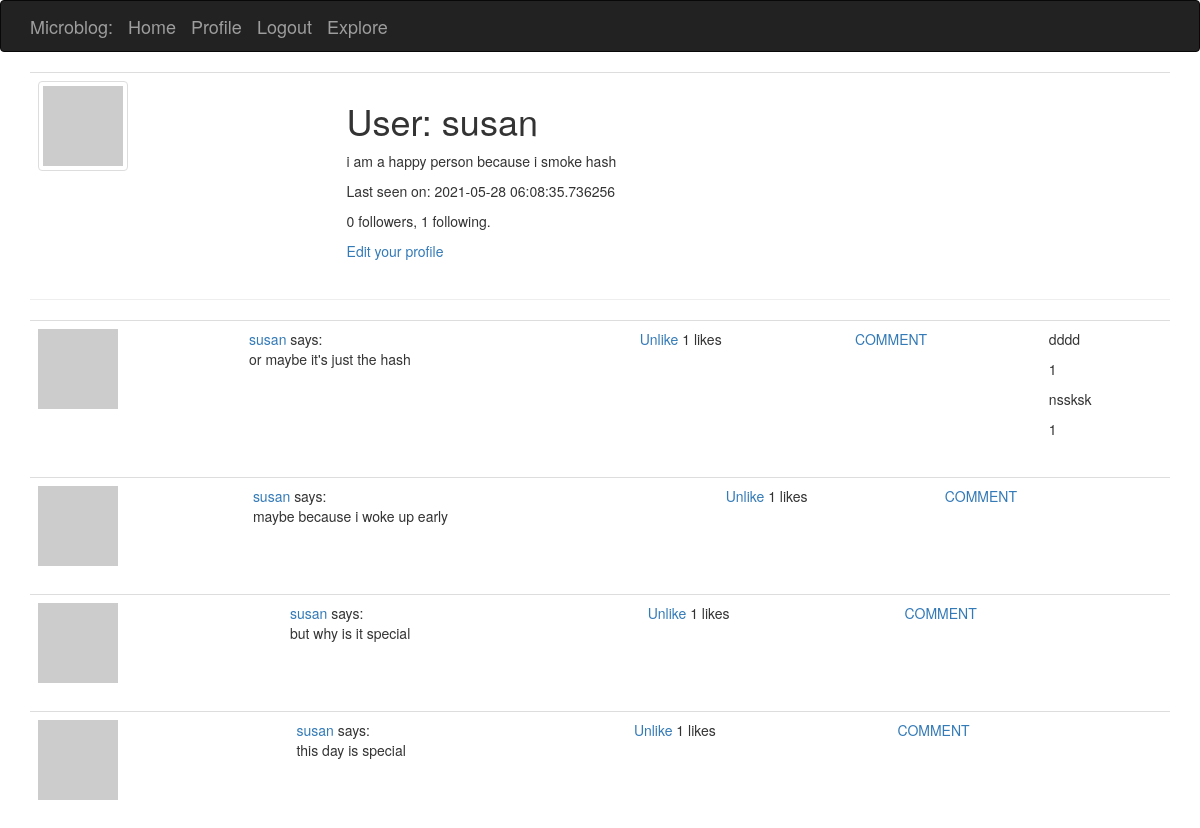
Page /user/susan (signed in) on the committed database.
### app/models.py (models this page shows, shortened)
class User(UserMixin , db.Model):
    id = db.Column(db.Integer, primary_key=True)
    username = db.Column(db.String(64), index=True, unique=True)
    email = db.Column(db.String(120), index=True, unique=True)
    password_hash = db.Column(db.String(128))
    posts = db.relationship('Post', backref='author', lazy='dynamic')
    about_me = db.Column(db.String(140))
    last_seen = db.Column(db.DateTime, default=datetime.utcnow)
    language = db.Column(db.String(5))
    followed = db.relationship(
    'User', secondary=followers,
    primaryjoin=(followers.c.follower_id == id),
    secondaryjoin=(followers.c.followed_id == id),
    backref=db.backref('followers', lazy='dynamic'), lazy='dynamic')
    liked = db.relationship(
        'PostLike',
        foreign_keys='PostLike.user_id',
        backref='user', lazy='dynamic')
    def has_liked_post(self, post):
        return PostLike.query.filter(
            PostLike.user_id == self.id,
            PostLike.post_id == post.id).count() > 0
    def avatar(self,size):
        digest = md5(self.email.lower().encode('utf-8')).hexdigest()
        return 'https://www.gravatar.com/avatar/{}?d=identicon&s={}'.format(digest,size)

class Post(db.Model):
    id = db.Column(db.Integer, primary_key=True)
    body = db.Column(db.String(140))
    timestamp = db.Column(db.DateTime, index=True, default=datetime.utcnow)
    user_id = db.Column(db.Integer, db.ForeignKey('user.id'))
    comments = db.relationship('Comment', backref='title', lazy='dynamic')
    likes = db.relationship('PostLike', backref='post', lazy='dynamic')
    def get_comments(self,post):
        return Comment.query.filter_by(post_id=post.id).order_by(Comment.timestamp.desc())

class Comment(db.Model):
    id = db.Column(db.Integer, primary_key = True)
    body = db.Column(db.String(140))
    author=db.Column(db.Integer, db.ForeignKey('user.id'))
    timestamp = db.Column(db.DateTime ,index=True, default=datetime.utcnow)
    post_id = db.Column(db.Integer, db.ForeignKey('post.id'))

### app/routes.py (the view)
@app.route('/user/<username>')
@login_required
def user(username):
    user = User.query.filter_by(username=username).first_or_404()
    page = request.args.get('page', 1, type=int)
    posts = user.posts.order_by(Post.timestamp.desc()).paginate(
        page, app.config['POSTS_PER_PAGE'], False)
    next_url = url_for('user', username=user.username, page=posts.next_num) \
        if posts.has_next else None
    prev_url = url_for('user', username=user.username, page=posts.prev_num) \
        if posts.has_prev else None
    form = EmptyForm()
    return render_template('user.html', user=user, posts=posts.items,
                           next_url=next_url, prev_url=prev_url, form=form)

### app/models.py (called while the page is built)
@login.user_loader
def load_user(id):
	return User.query.get(int(id))

### app/routes.py (called while the page is built)
@app.before_request
def before_request():
	if current_user.is_authenticated:
		current_user.last_seen = datetime.utcnow()
		db.session.commit()

### app/templates/user.html (shortened to what this page needs)
{% extends "base.html" %}
{% block maal %}
	<table class="table">
		<tr valign="top">
			<td colspan="3" class="pt-3"><img src="{{ user.avatar(128) }}" class="img-thumbnail "></td>
    		<td colspan="4"><h1 class="font-weight-bold">User: {{ user.username }}</h1>
    			{%if user.about_me%}<p>{{user.about_me}}</p>{%endif%}
    			{% if user.last_seen%}<p>Last seen on: {{user.last_seen}}</p>{%endif%}
    			<p>{{ user.followers.count() }} followers, {{ user.followed.count() }} following.</p>
    			{% if user == current_user%}
    			<p><a href="{{ url_for('edit_profile')}}">Edit your profile</a></p>
    			{% endif%}
    		</td>
    	</tr>
	</table>
    <hr>
    {% for post in posts %}
    	{% include '_post.html' %}
    {% endfor %}
{% endblock %}

### app/templates/_post.html
<table class="table table-hover">
	<tr valign="top">
		<td scope="col">
			<a href="{{url_for('user',username=post.author.username)}}">
				<img src="{{ post.author.avatar(70) }}">
			</a>
		</td>
		<td scope="col">
			<a href="{{ url_for('user', username=post.author.username) }}">
				{{post.author.username}}
			</a>
			says:<br>{{ post.body}}
		</td>
		<td scope="col">
			{% if current_user.has_liked_post(post) %}
   			<a href="{{ url_for('like_action', post_id=post.id, action='unlike') }}">Unlike</a>
  			{% else %}
   			<a href="{{ url_for('like_action', post_id=post.id, action='like') }}">Like</a>
  			{% endif %}
  			{{ post.likes.count() }} likes
		</td>
		<td scope="col">
			<a href="{{ url_for('add_comment', post_id=post.id) }}">COMMENT</a>
		</td>
		<td>
			{% for comment in post.get_comments(post) %}
			<p>{{comment.body}}</p>
			<p>{{comment.author}}</p>
		{% endfor %}
		</td>
	</tr>
</table>

### rows in the picture
User: username "susan", about_me "i am a happy person because i smoke hash", last_seen "2021-05-28 06:08:35.736256"
Post: author.username "susan", body "or maybe it's just the hash", likes.count "1"
Comment: body "dddd", author "1"
Comment: body "nssksk", author "1"
Post: author.username "susan", body "maybe because i woke up early", likes.count "1"
Post: author.username "susan", body "but why is it special", likes.count "1"
Post: author.username "susan", body "this day is special", likes.count "1"

### other values in the picture
{{ user.followers.count() }} "0"
{{ user.followed.count() }} "1"
